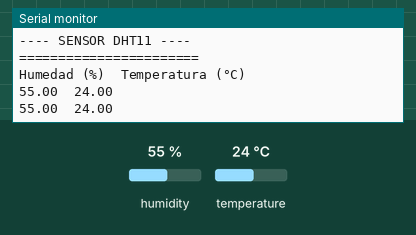
Simulated run of this sketch. Board: Arduino Uno, built with avr-gcc and run on an emulated ATmega328P. On the bench: the last lines printed to the serial monitor. The test bench sets the inputs (shaded band); at power-on: humidity 55 %, temperature 24 °C.

Above: at 2.8 s.
2.9 s: humidity set to 22 %
At 5.3 s:
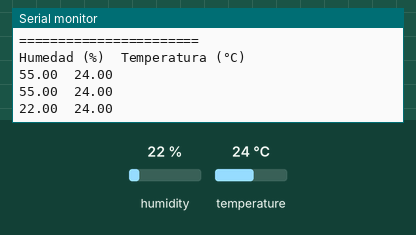
5.6 s: temperature set to 12 °C
At 6.8 s:
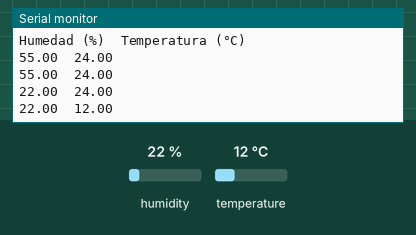
8.3 s: humidity set to 40 %
At 8.3 s:
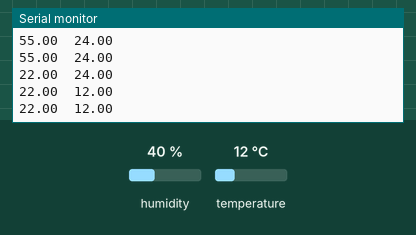
Timing chart, 0 to 11.3 s (numbered marks = the images above; inputs shaded):
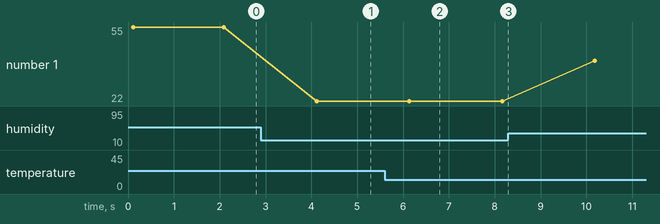

Measured:
- after the input at 2.9 s, the serial monitor: prints a new line after 1.2 s (image 1)
- after the input at 5.6 s, the serial monitor: prints a new line after 0.54 s (image 2)
- plotted number 1: 55 → 22 after the input at 2.9 s, 22 → 40 after the input at 8.3 s

The sketch:

Practica3_Tabla_Sensores.ino
```cpp
#include <DHT.h>

#define DHTPIN 2
#define DHTTYPE DHT11

DHT dht(DHTPIN, DHTTYPE);

void setup() {
  Serial.begin(9600);
  dht.begin();

  Serial.println("=======================");
  Serial.println("---- SENSOR DHT11 ----");
  Serial.println("=======================");
  Serial.println("Humedad (%)\tTemperatura (°C)");
}

void loop() {
  float h = dht.readHumidity();
  float t = dht.readTemperature();

  Serial.print(h);
  Serial.print("\t");
  Serial.println(t);

  delay(2000);
}
```
